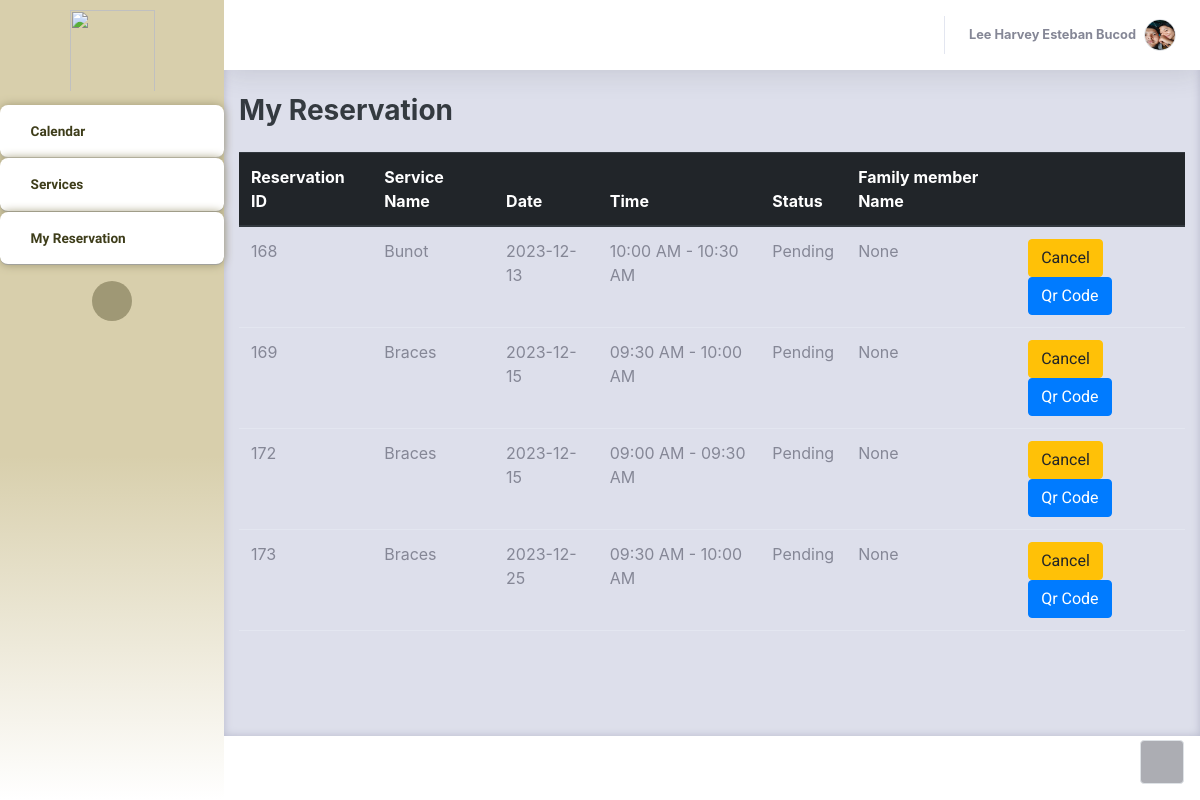
/Thesis1/Admin/PatientsOwnReservation.php (signed in), run on an earlier commit of the app's database.
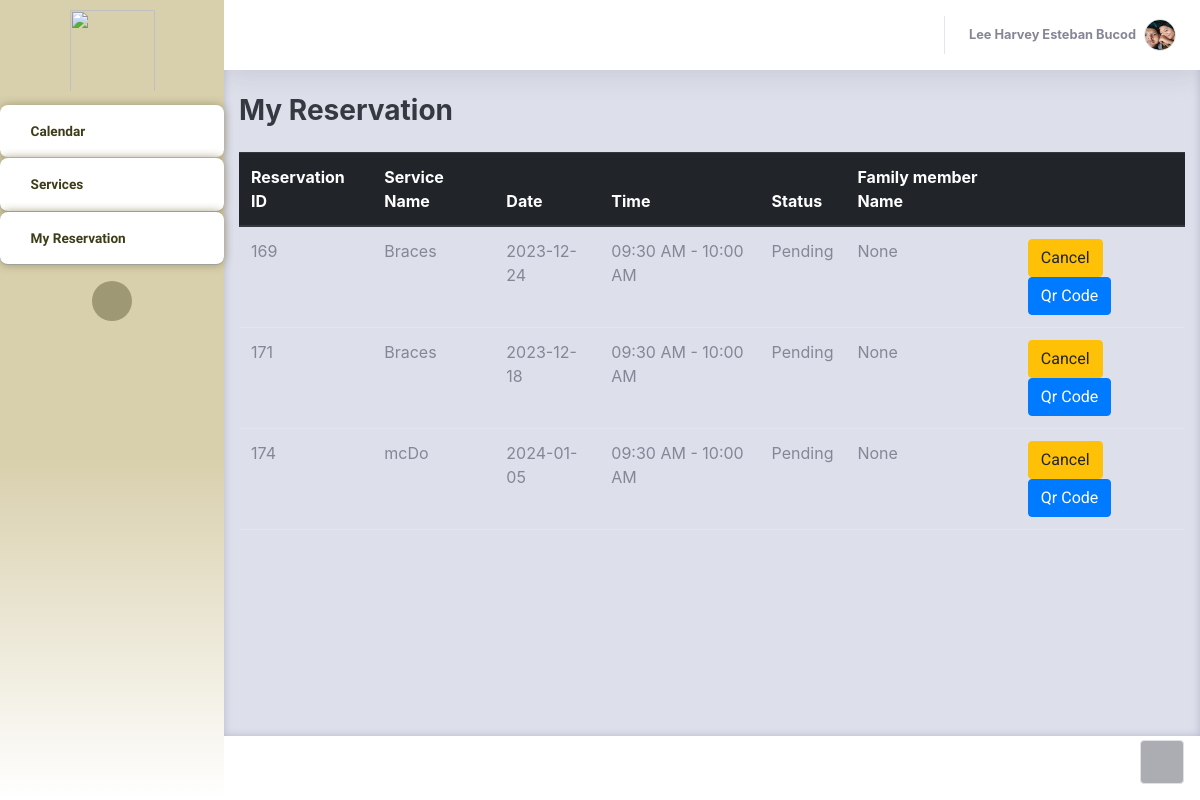
And on a later commit of the database.
### tables this page shows
CREATE TABLE `bookinglog` (
  `resID` int(11) NOT NULL,
  `userID` int(11) NOT NULL,
  `serviceName` varchar(255) NOT NULL,
  `date` date NOT NULL,
  `timeslot` varchar(255) NOT NULL,
  `remarks` varchar(255) NOT NULL,
  `admin_remarks` varchar(255) NOT NULL DEFAULT 'None',
  `walk_in_name` varchar(255) NOT NULL DEFAULT 'None',
  `status` varchar(255) NOT NULL,
  `FamMemberName` varchar(255) NOT NULL DEFAULT 'N/A',
  `confirmationHash` varchar(255) NOT NULL,
  `timestamp` timestamp NOT NULL DEFAULT current_timestamp() ON UPDATE current_timestamp(),
  `totalServicePay` int(11) NOT NULL
);

### Thesis1/Admin/PatientsOwnReservation.php (the view, shortened to what the changed rows need)
<?php
     $con = connection();
     $userID = $_SESSION['UserID'];
?>
<!DOCTYPE html>
<html lang="en">
<head>
    <link rel="stylesheet" href="assets/bootstrap/css/bootstrap.min.css">
    <link rel="stylesheet" href="assets/fonts/fontawesome-all.min.css">
    <link rel="stylesheet" href="assets/fonts/ionicons.min.css">
    <link rel="stylesheet" href="assets/css/aguilaraldo1_section_contact.css">
    <link rel="stylesheet" href="assets/css/Availability---Manage-availability-bookings-appointments_v1.css">
    <link rel="stylesheet" href="assets/css/Basic-Footer.css">
    <link rel="stylesheet" href="assets/css/Black-Navbar.css">
    <link rel="stylesheet" href="assets/css/Block-Responsive-Item-List.css">
    <link rel="stylesheet" href="assets/css/Bootstrap-Calendar.css">
    <link rel="stylesheet" href="assets/css/carousel-circulo.css">
    <link rel="stylesheet" href="assets/css/Carousel-Hero-1.css">
    <link rel="stylesheet" href="assets/css/Carousel-Hero.css">
    <link rel="stylesheet" href="assets/css/Diagonal-div-section.css">
    <link rel="stylesheet" href="assets/css/Feature-Section-MD.css">
    <link rel="stylesheet" href="https://djpsoftwarecdn.azureedge.net/availabilitycss-v1/availability.min.css">
    <link rel="stylesheet" href="assets/css/Login-Form-Basic-icons.css">
    <link rel="stylesheet" href="assets/css/Ultimate-Event-Calendar.css">
</head>
<body id="page-top">
    <div id="wrapper">
        <div class="d-flex flex-column" id="content-wrapper">
            <div id="content" style="background: var(--bs-gray-300);color: var(--bs-black);border-color: var(--bs-yellow);box-shadow: inset 0px 0px 9px var(--bs-gray-500);">
                <div class="container-fluid">
                    <div class="row">
                        <div class="col-md-12 col-xl-12">
                            <div class="table-responsive">
                                <table class="table">
                                    <thead class="thead-dark">
                                        <tr>
                                            <th>Reservation ID</th>
                                            <th>Service Name</th>
                                            <th>Date</th>
                                            <th>Time</th>
                                            <th>Status</th>
                                            <th>Family member Name</th>
                                            <th></th>
                                        </tr>
                                    </thead>
                                    <tbody>
                                      <?php
                                          $sqlstmt = "SELECT `resID`,`serviceName`, `date`, `timeslot`, `status`, `FamMemberName` FROM `bookinglog` WHERE userID = '$userID' AND status = 'Pending'";
                                          $exe = $con-> query($sqlstmt);
                                          while ($row = mysqli_fetch_assoc($exe)) {
                                            $resID = $row['resID'];
                                            $serviceNAme = $row['serviceName'];
                                            $sdate = $row['date'];
                                            $tslot = $row['timeslot'];
                                            $stat = $row['status'];
                                            $famMember = $row['FamMemberName'];
                                            echo '<tr>
                                        <td>'.$resID.'</td>
                                        <td>'.$serviceNAme.'</td>
                                        <td>'.$sdate.'</td>
                                        <td>'.$tslot.'</td>
                                        <td>'.$stat.'</td>
                                        <td>'.$famMember.'</td>
                                        <td>
                                        <button"><a href = "PatientsOwnReservation.php?cancelID='.$resID.'" class ="btn btn-warning">Cancel</a></button>
                                        <button"><a href = "patientsQrcode.php?qrID='.$resID.'" class ="btn btn-primary">Qr Code</a></button>
                                        </td>
                                        </tr>';
                                          }
                                      ?>
                                    </tbody>
                                </table>
                            </div>
                        </div>
                    </div>
                </div>
            </div>
        </div><a class="border rounded d-inline scroll-to-top" href="#page-top"><i class="fas fa-angle-up"></i></a>
    </div>
    <link rel="stylesheet" href="https://cdn.jsdelivr.net/npm/bootstrap@4.0.0/dist/css/bootstrap.min.css">
</body>
</html>

What changed in the data, as far as the page shows it:
no longer on this page (row edited): bookinglog: resID "168", serviceName "Bunot", date "2023-12-13", timeslot "10:00 AM - 10:30 AM", status "Pending", FamMemberName "None"
no longer on this page (row edited): bookinglog: resID "172", serviceName "Braces", date "2023-12-15", timeslot "09:00 AM - 09:30 AM", status "Pending", FamMemberName "None"
no longer on this page (row edited): bookinglog: resID "173", serviceName "Braces", date "2023-12-25", timeslot "09:30 AM - 10:00 AM", status "Pending", FamMemberName "None"
changed bookinglog id 169: date "2023-12-15" → "2023-12-24"
now on this page (row edited): bookinglog: resID "171", serviceName "Braces", date "2023-12-18", timeslot "09:30 AM - 10:00 AM", status "Pending", FamMemberName "None"
added bookinglog: resID "174", serviceName "mcDo", date "2024-01-05", timeslot "09:30 AM - 10:00 AM", status "Pending", FamMemberName "None"
